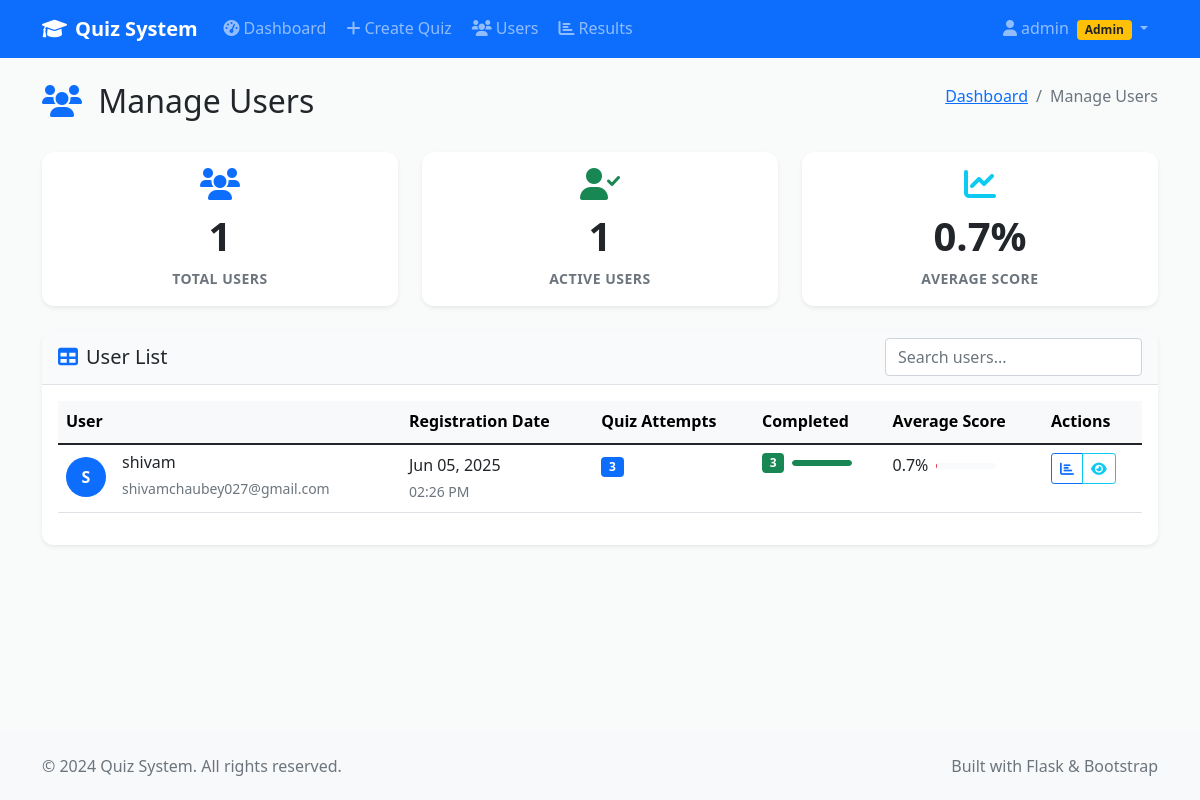
The app's page /admin/manage_users (signed in), older data.
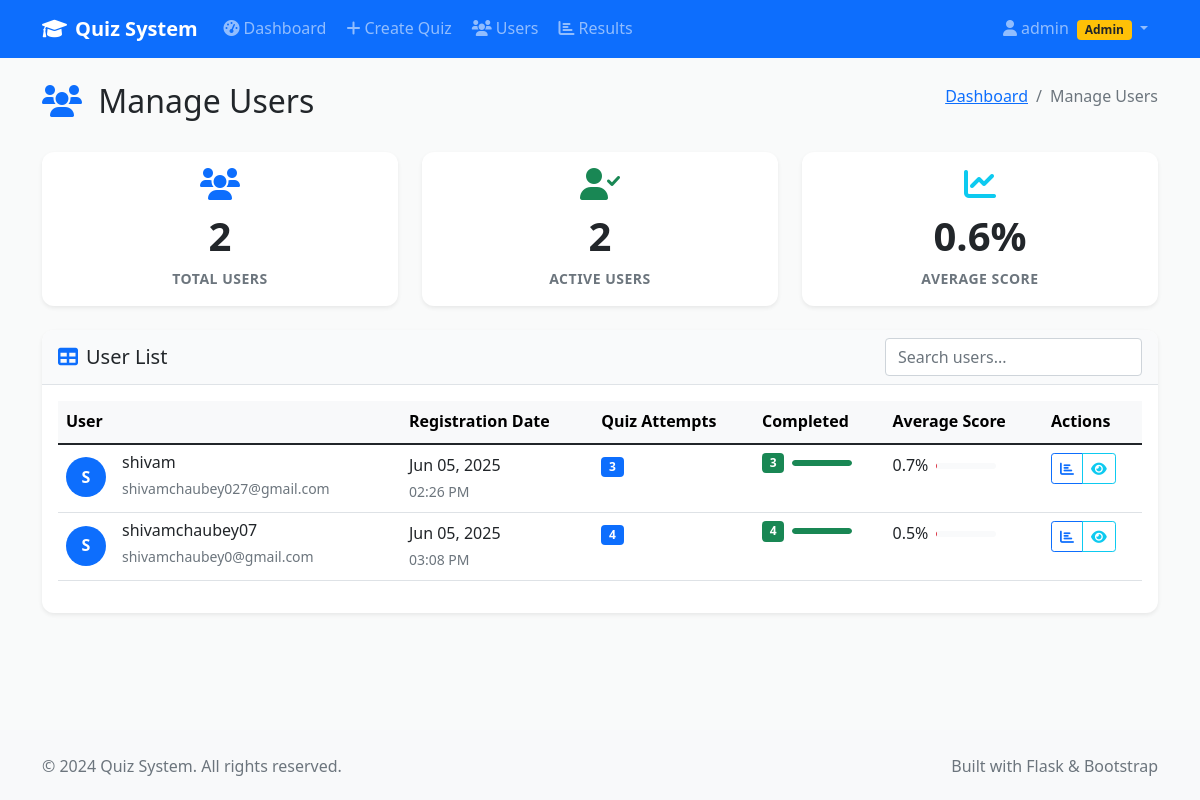
The same page, newer data.
### models.py (models this page shows)
class User(UserMixin, db.Model):
    id = db.Column(db.Integer, primary_key=True)
    username = db.Column(db.String(64), unique=True, nullable=False)
    email = db.Column(db.String(120), unique=True, nullable=False)
    password_hash = db.Column(db.String(256), nullable=False)
    is_admin = db.Column(db.Boolean, default=False)
    created_at = db.Column(db.DateTime, default=datetime.utcnow)
    created_quizzes = db.relationship('Quiz', backref='creator', lazy=True)
    quiz_attempts = db.relationship('QuizAttempt', backref='user', lazy=True)

### admin.py (the view)
@admin_bp.route('/manage_users')
@login_required
@admin_required
def manage_users():
    users = User.query.filter_by(is_admin=False).all()
    user_stats = []
    for user in users:
        attempts = QuizAttempt.query.filter_by(user_id=user.id).count()
        completed = QuizAttempt.query.filter_by(user_id=user.id, is_completed=True).count()
        avg_score = db.session.query(db.func.avg(QuizAttempt.score)).filter_by(
            user_id=user.id, is_completed=True
        ).scalar() or 0
        user_stats.append({
            'user': user,
            'attempts': attempts,
            'completed': completed,
            'avg_score': round(avg_score, 1)
        })
    return render_template('admin/manage_users.html', user_stats=user_stats)

### app.py (called while the page is built)
@login_manager.user_loader
def load_user(user_id):
    from models import User
    return User.query.get(int(user_id))

@app.context_processor
def inject_now():
    return {'now': datetime.utcnow()}

@app.context_processor
def inject_csrf_token():
    from flask_wtf.csrf import generate_csrf
    return dict(csrf_token=generate_csrf())

### utils.py (called while the page is built)
def admin_required(f):
    @wraps(f)
    def decorated_function(*args, **kwargs):
        if not current_user.is_authenticated or not current_user.is_admin:
            flash('Admin access required.', 'error')
            return redirect(url_for('index'))
        return f(*args, **kwargs)
    return decorated_function

### templates/admin/manage_users.html (shortened to what the changed rows need)
{% extends "base.html" %}
{% block content %}
<div class="container my-4">
    <div class="row">
        <div class="col-12">
            <div class="d-flex justify-content-between align-items-center mb-4">
                <h2>
                    <i class="fas fa-users text-primary me-2"></i>
                    Manage Users
                </h2>
            </div>
        </div>
    </div>
    <div class="row g-4 mb-4">
        <div class="col-md-4">
            <div class="card stat-card border-0 shadow-sm">
                <div class="card-body text-center">
                    <div class="stat-icon mb-2">
                        <i class="fas fa-users fa-2x text-primary"></i>
                    </div>
                    <h3 class="stat-number">{{ user_stats|length }}</h3>
                    <p class="stat-label text-muted mb-0">Total Users</p>
                </div>
            </div>
        </div>
        <div class="col-md-4">
            <div class="card stat-card border-0 shadow-sm">
                <div class="card-body text-center">
                    <div class="stat-icon mb-2">
                        <i class="fas fa-user-check fa-2x text-success"></i>
                    </div>
                    <h3 class="stat-number">{{ user_stats|selectattr('completed', 'gt', 0)|list|length }}</h3>
                    <p class="stat-label text-muted mb-0">Active Users</p>
                </div>
            </div>
        </div>
        <div class="col-md-4">
            <div class="card stat-card border-0 shadow-sm">
                <div class="card-body text-center">
                    <div class="stat-icon mb-2">
                        <i class="fas fa-chart-line fa-2x text-info"></i>
                    </div>
                    <h3 class="stat-number">{{ (user_stats|sum(attribute='avg_score') / user_stats|length if user_stats else 0)|round(1) }}%</h3>
                    <p class="stat-label text-muted mb-0">Average Score</p>
                </div>
            </div>
        </div>
    </div>
    <div class="row">
        <div class="col-12">
            <div class="card border-0 shadow-sm">
                <div class="card-body">
                    {% if user_stats %}
                        <div class="table-responsive">
                            <table class="table table-hover" id="users-table">
                                <thead class="table-light">
                                    <tr>
                                        <th>User</th>
                                        <th>Registration Date</th>
                                        <th>Quiz Attempts</th>
                                        <th>Completed</th>
                                        <th>Average Score</th>
                                        <th>Actions</th>
                                    </tr>
                                </thead>
                                <tbody>
                                    {% for stat in user_stats %}
                                        <tr>
                                            <td>
                                                <div class="d-flex align-items-center">
                                                    <div class="avatar-sm bg-primary text-white rounded-circle d-flex align-items-center justify-content-center me-3">
                                                        {{ stat.user.username[0].upper() }}
                                                    </div>
                                                    <div>
                                                        <h6 class="mb-1">{{ stat.user.username }}</h6>
                                                        <small class="text-muted">{{ stat.user.email }}</small>
                                                    </div>
                                                </div>
                                            </td>
                                            <td>
                                                <div>
                                                    <div>{{ stat.user.created_at.strftime('%b %d, %Y') }}</div>
                                                    <small class="text-muted">{{ stat.user.created_at.strftime('%I:%M %p') }}</small>
                                                </div>
                                            </td>
                                            <td>
                                                <span class="badge bg-primary">{{ stat.attempts }}</span>
                                            </td>
                                            <td>
                                                <div class="d-flex align-items-center">
                                                    <span class="badge bg-success me-2">{{ stat.completed }}</span>
                                                    {% if stat.attempts > 0 %}
                                                        <div class="progress" style="width: 60px; height: 6px;">
                                                            <div class="progress-bar bg-success"
                                                                 style="width: {{ (stat.completed / stat.attempts * 100) }}%"></div>
                                                        </div>
                                                    {% endif %}
                                                </div>
                                            </td>
                                            <td>
                                                {% if stat.avg_score > 0 %}
                                                    <div class="d-flex align-items-center">
                                                        <span class="me-2">{{ stat.avg_score }}%</span>
                                                        <div class="progress" style="width: 60px; height: 6px;">
                                                        </div>
                                                    </div>
                                                {% else %}
                                                    <span class="text-muted">No attempts</span>
                                                {% endif %}
                                            </td>
                                            <td>
                                                <div class="btn-group btn-group-sm">
                                                    <a href="{{ url_for('admin.results', user_id=stat.user.id) }}"
                                                       class="btn btn-outline-primary" title="View Results">
                                                        <i class="fas fa-chart-bar"></i>
                                                    </a>
                                                    <button type="button" class="btn btn-outline-info"
                                                            title="User Details" data-bs-toggle="modal"
                                                            data-bs-target="#userModal{{ stat.user.id }}">
                                                        <i class="fas fa-eye"></i>
                                                    </button>
                                                </div>
                                            </td>
                                        </tr>
                                    {% endfor %}
                                </tbody>
                            </table>
                        </div>
                    {% else %}
                        <div class="text-center py-5">
                            <i class="fas fa-users fa-4x text-muted mb-4"></i>
                            <h4 class="text-muted mb-3">No Users Found</h4>
                            <p class="text-muted mb-0">No student users have registered yet.</p>
                        </div>
                    {% endif %}
                </div>
            </div>
        </div>
    </div>
</div>
{% endblock %}

Row changes from the older to the newer data that the page shows:
added User: user "S", user.username "shivamchaubey07", user.email "shivamchaubey0@gmail.com", user.created_at "Jun 05, 2025", user.created_at "03:08 PM"
Text that changed along with them:
{{ user_stats|length }}: "1" → "2"
{{ user_stats|selectattr('completed', 'gt', 0)|list|length }}: "1" → "2"
text no longer shown: "0.7"
text now shown: "0.6"
new list line: "4 4 0.5 %"
